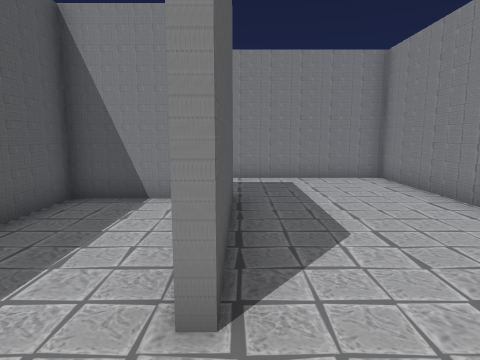
[1] (above)

22 first-person views from a walk through a Unity game level. The camera is 1.4 m above the floor, tilts 8° down and sees 75° across. Doors are open. The floor is counted in squares, 1 m on a side. Each view is taken from the middle of a square. On the plan, view 1 faces up. The plan holds only what a view shows up to about 14 squares ahead; the rest is blank. The place goes on beyond the plan. The player is left out.

[2]
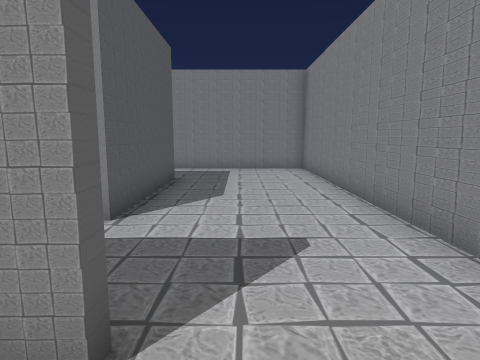

[3]
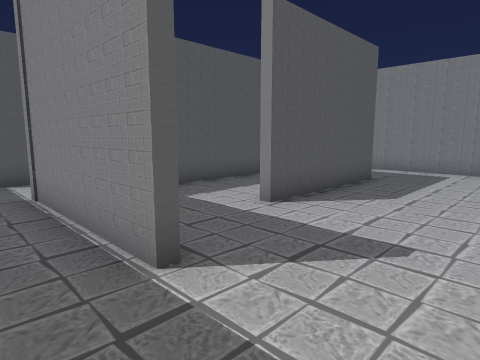

[4]
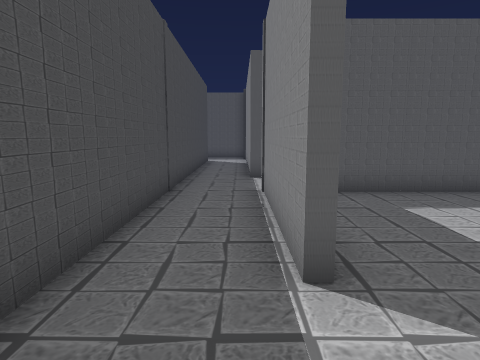

[5]
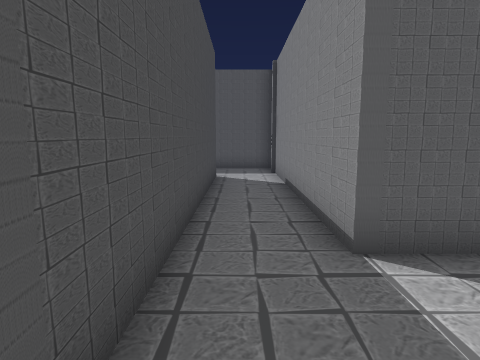

[6]
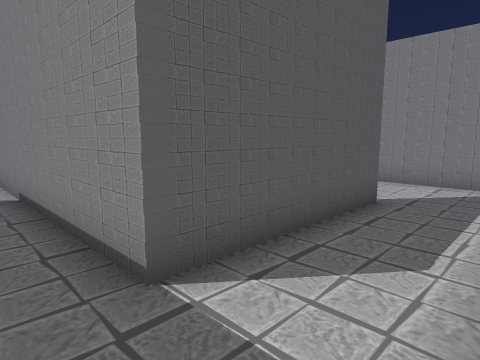

[7]
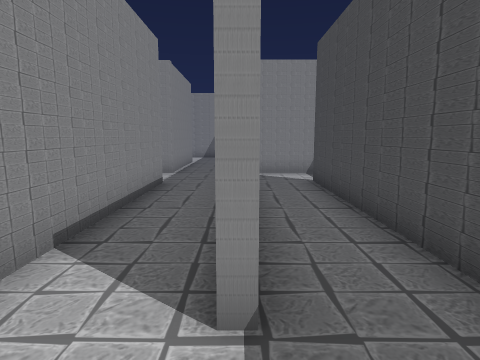

[8]
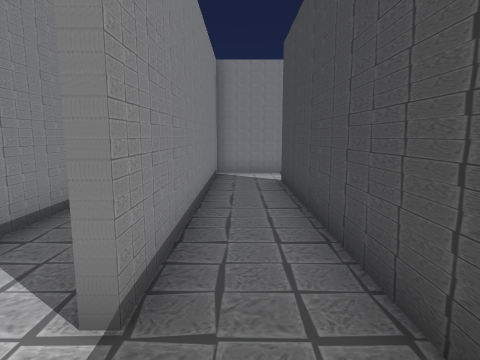

[9]
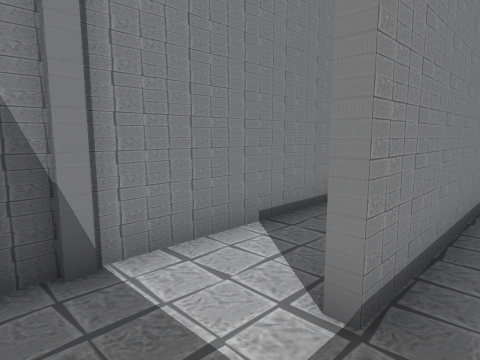

[10]
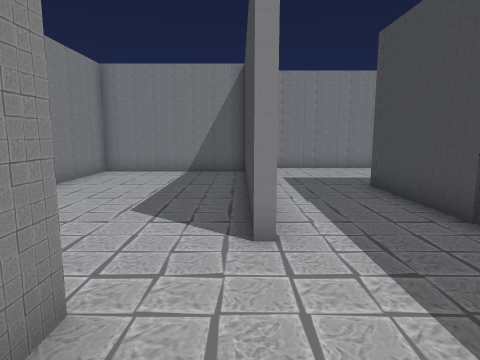

[11]
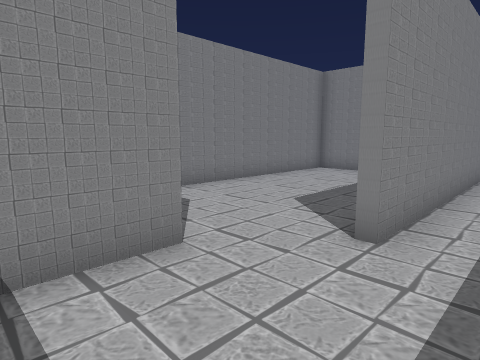

[12]
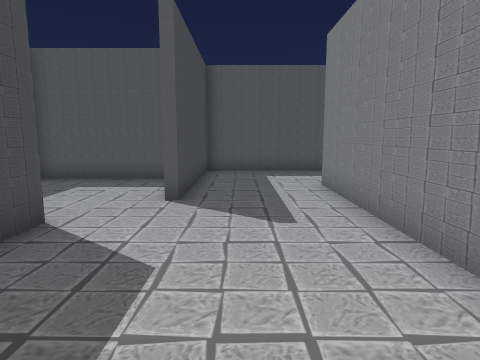

[13]
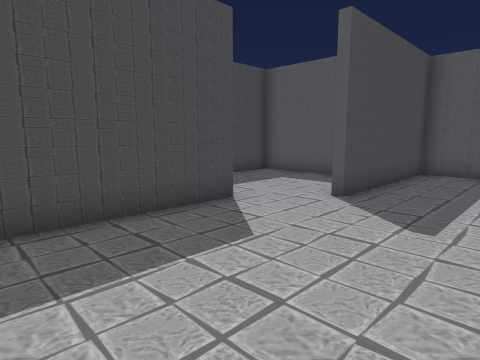

[14]
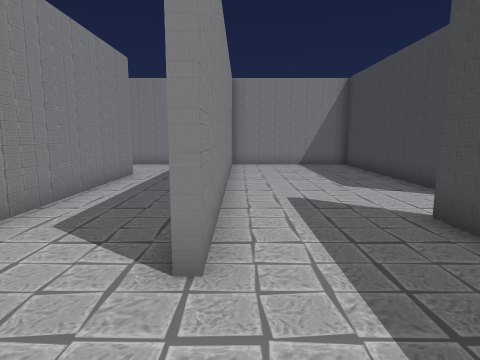

[15]
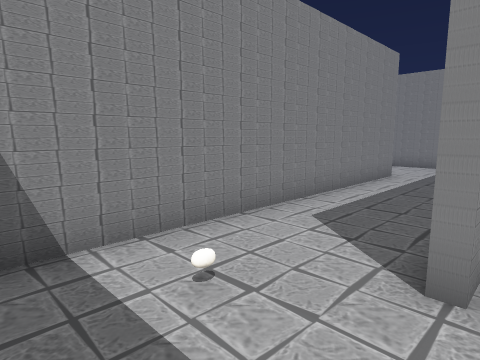

[16]
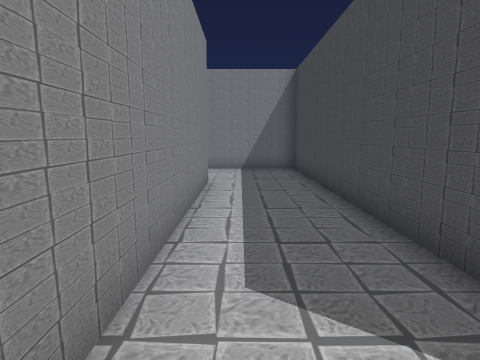

[17]
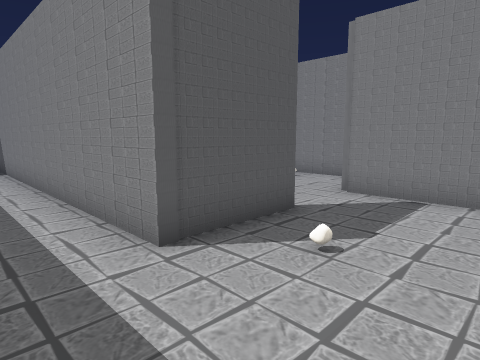

[18]
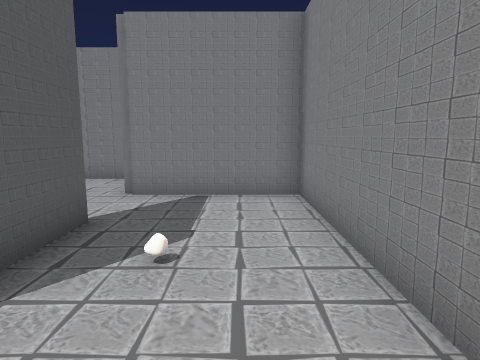

[19]
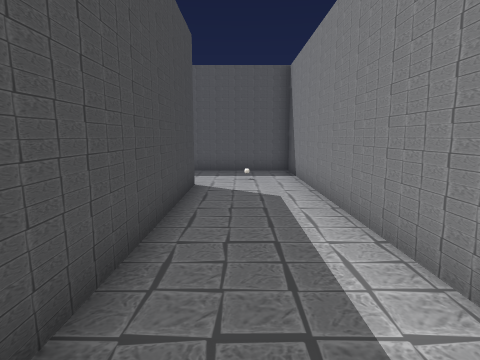

[20]
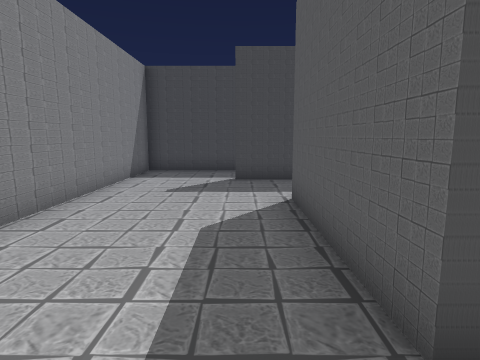

[21]
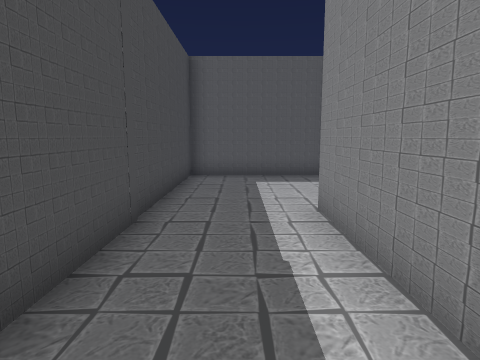

[22]
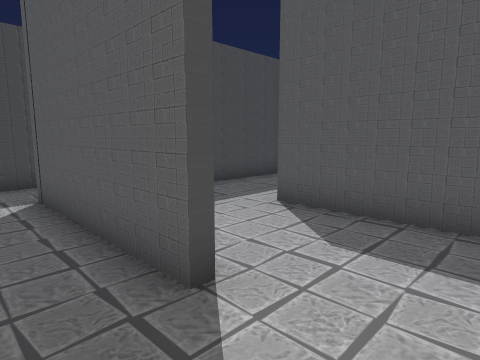

### Floor plan
Points are (right, up) in squares from view 1. A wall is a line through its corners. A room is listed if a view was taken in it or the views show most of it. See-through windows are left out.
Room 1 (views 1, 2, 3, 4, 5, 6, 7, 8, 9, 10, 11, 20, 21, 22)
walls: (-7, 3.8) (-6.6, 3.8) (-6.6, -1.7) (-15.6, -1.7); (-1.5, 7) (-3.8, 7) (-3.8, 0.4); (-5.2, 7) (-7.9, 7); (-0.8, -1.1) (1.1, -1.1) (1.1, -1.4) (-4.2, -1.4) (-4.2, -1); (-10.3, 5.4) (-10.3, 1.8); (-4.2, -5.5) (-4.2, -4.1) (-13.9, -4.1) (-13.9, -3.8); (-7.6, 12.4) (-8.6, 12.4); (-10.3, 12) (-10.3, 7.3) (-0.2, 7.3) (-0.2, 2); (-13.6, -3.8) (4.8, -3.8) (4.8, 10.5) (-5, 10.5); (-16.5, -1.6) (-16.5, -4.1); (-14.5, -6.3) (-6.1, -6.3)
ways out: opening at (-6, 12) to room 2; opening at (-8.5, 2.5); opening at (-5.5, -6)
Room 2 (views 12, 13, 14, 15)
walls: (-5, 10.8) (2.1, 10.8); (-10.5, 20) (-12.7, 20) (-12.7, 12.7) (-6.6, 12.7) (-6.6, 12.4) (-7.6, 12.4); (3.4, 10.8) (3.4, 16.4) (-9.1, 16.4)
ways out: opening at (-6, 12) to room 1; opening at (-9.5, 18.5) to room 3
Room 3 (views 16, 17, 18, 19)
walls: (-0.5, 23.1) (-0.5, 20) (-10.5, 20); (-9.1, 16.7) (3.4, 16.7) (3.4, 25.4) (-0.9, 25.4)
ways out: opening at (-9.5, 18.5) to room 2; opening at (-1, 24.5)

Where each view was taken, in squares from view 1:
view 1: 0 up, 0 right, facing up
view 2: 3 down, 2 right, facing up
view 3: 3 down, 4 right, facing up-left
view 4: 2 down, 4 right, facing left
view 5: 3 down, 3 left, facing left
view 6: 3 down, 4 left, facing up-left
view 7: 4 down, 16 left, facing right
view 8: 5 down, 16 left, facing right
view 9: 5 down, 16 left, facing up-right
view 10: 11 up, 9 left, facing right
view 11: 9 up, 9 left, facing up-right
view 12: 14 up, 0 right, facing left
view 13: 16 up, 0 right, facing down-left
view 14: 16 up, 12 left, facing right
view 15: 16 up, 12 left, facing up-right
view 16: 19 up, 10 left, facing right
view 17: 18 up, 3 right, facing up-left
view 18: 18 up, 2 right, facing up
view 19: 18 up, 0 right, facing left
view 20: 9 up, 1 right, facing down
view 21: 9 up, 1 right, facing left
view 22: 6 up, 5 left, facing down-left
